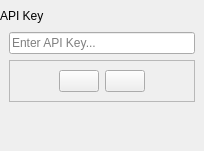
                            <widget class="QWidget" name="api_keys_page">
                             <layout class="QVBoxLayout" name="verticalLayout_32">
                              <property name="spacing">
                               <number>0</number>
                              </property>
                              <property name="leftMargin">
                               <number>0</number>
                              </property>
                              <property name="topMargin">
                               <number>9</number>
                              </property>
                              <property name="rightMargin">
                               <number>0</number>
                              </property>
                              <property name="bottomMargin">
                               <number>0</number>
                              </property>
                              <item alignment="Qt::AlignTop">
                               <widget class="QLabel" name="label_2">
                                <property name="styleSheet">
                                 <string notr="true">font: 26pt &quot;Segoe UI&quot;;</string>
                                </property>
                                <property name="text">
                                 <string>API Key</string>
                                </property>
                               </widget>
                              </item>
                              <item alignment="Qt::AlignTop">
                               <widget class="QFrame" name="frame_6">
                                <property name="frameShape">
                                 <enum>QFrame::NoFrame</enum>
                                </property>
                                <property name="frameShadow">
                                 <enum>QFrame::Raised</enum>
                                </property>
                                <layout class="QVBoxLayout" name="verticalLayout_10">
                                 <item>
                                  <widget class="QLineEdit" name="api_entry">
                                   <property name="placeholderText">
                                    <string>Enter API Key...</string>
                                   </property>
                                  </widget>
                                 </item>
                                 <item>
                                  <widget class="QFrame" name="frame_13">
                                   <property name="frameShape">
                                    <enum>QFrame::StyledPanel</enum>
                                   </property>
                                   <property name="frameShadow">
                                    <enum>QFrame::Raised</enum>
                                   </property>
                                   <layout class="QHBoxLayout" name="horizontalLayout_3">
                                    <item>
                                     <spacer name="horizontalSpacer_2">
                                      <property name="orientation">
                                       <enum>Qt::Horizontal</enum>
                                      </property>
                                      <property name="sizeHint" stdset="0">
                                       <size>
                                        <width>40</width>
                                        <height>20</height>
                                       </size>
                                      </property>
                                     </spacer>
                                    </item>
                                    <item>
                                     <widget class="QPushButton" name="save_api">
                                      <property name="toolTip">
                                       <string>&lt;html&gt;&lt;head/&gt;&lt;body&gt;&lt;p&gt;Save&lt;/p&gt;&lt;/body&gt;&lt;/html&gt;</string>
                                      </property>
                                      <property name="text">
                                       <string/>
                                      </property>
                                      <property name="icon">
                                       <iconset resource="../../resources.qrc">
                                        <normaloff>:/icon/images/icons/1outline_save_black_24dp.png</normaloff>:/icon/images/icons/1outline_save_black_24dp.png</iconset>
                                      </property>
                                      <property name="iconSize">
                                       <size>
                                        <width>32</width>
                                        <height>32</height>
                                       </size>
                                      </property>
                                     </widget>
                                    </item>
                                    <item>
                                     <widget class="QPushButton" name="load_api">
                                      <property name="toolTip">
                                       <string>&lt;html&gt;&lt;head/&gt;&lt;body&gt;&lt;p&gt;Load&lt;/p&gt;&lt;/body&gt;&lt;/html&gt;</string>
                                      </property>
                                      <property name="text">
                                       <string/>
                                      </property>
                                      <property name="icon">
                                       <iconset resource="../../resources.qrc">
                                        <normaloff>:/icon/images/icons/send_FILL0_wght200_GRAD0_opsz48.svg</normaloff>:/icon/images/icons/send_FILL0_wght200_GRAD0_opsz48.svg</iconset>
                                      </property>
                                      <property name="iconSize">
                                       <size>
                                        <width>32</width>
                                        <height>32</height>
                                       </size>
                                      </property>
                                     </widget>
                                    </item>
                                    <item>
                                     <spacer name="horizontalSpacer_3">
                                      <property name="orientation">
                                       <enum>Qt::Horizontal</enum>
                                      </property>
                                      <property name="sizeHint" stdset="0">
                                       <size>
                                        <width>40</width>
                                        <height>20</height>
                                       </size>
                                      </property>
                                     </spacer>
                                    </item>
                                   </layout>
                                  </widget>
                                 </item>
                                </layout>
                               </widget>
                              </item>
                              <item>
                               <spacer name="verticalSpacer_4">
                                <property name="orientation">
                                 <enum>Qt::Vertical</enum>
                                </property>
                                <property name="sizeHint" stdset="0">
                                 <size>
                                  <width>20</width>
                                  <height>40</height>
                                 </size>
                                </property>
                               </spacer>
                              </item>
                             </layout>
                            </widget>
